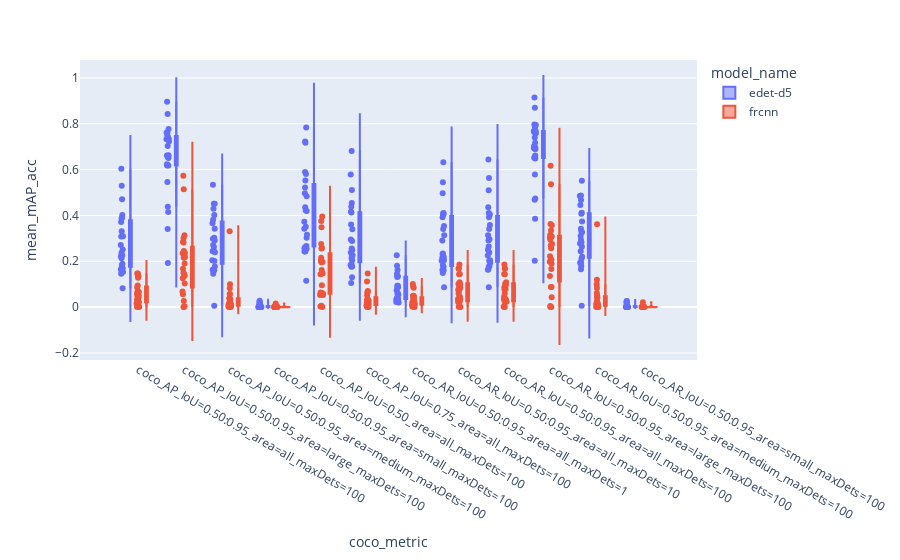

Source (notebook cell):
### Code cell
import plotly.express as px

fig = px.violin(df.loc[(df["resolution"] == '(1080, 1920)') & (df["timely"] == False)], y="mean_mAP_acc", x="coco_metric", color="model_name", box=True, points="all", hover_data=["model_name", "run_name", "mean_lat", "mean_mAP_acc"])
fig.show()

### Figure 1 — Plotly figure (JSON) as saved in the notebook; plotly's stock layout.template omitted (floating-point values rounded to 4 significant figures; data arrays with more than 128 entries replaced by an {"elided": "..."} marker saying what was removed)
{"data": [{"alignmentgroup": "True", "box": {"visible": true}, "customdata": {"elided": "288x4 mixed values"}, "hovertemplate": "model_name=%{customdata[0]}<br>coco_metric=%{x}<br>mean_mAP_acc=%{customdata[3]}<br>run_name=%{customdata[1]}<br>mean_lat=%{customdata[2]}<extra></extra>", "legendgroup": "edet-d5", "marker": {"color": "#636efa"}, "name": "edet-d5", "offsetgroup": "edet-d5", "orientation": "v", "points": "all", "scalegroup": "True", "showlegend": true, "type": "violin", "x": {"elided": "288 str values"}, "x0": " ", "xaxis": "x", "y": {"elided": "288 float values"}, "y0": " ", "yaxis": "y"}, {"alignmentgroup": "True", "box": {"visible": true}, "customdata": {"elided": "288x4 mixed values"}, "hovertemplate": "model_name=%{customdata[0]}<br>coco_metric=%{x}<br>mean_mAP_acc=%{customdata[3]}<br>run_name=%{customdata[1]}<br>mean_lat=%{customdata[2]}<extra></extra>", "legendgroup": "frcnn", "marker": {"color": "#EF553B"}, "name": "frcnn", "offsetgroup": "frcnn", "orientation": "v", "points": "all", "scalegroup": "True", "showlegend": true, "type": "violin", "x": {"elided": "288 str values"}, "x0": " ", "xaxis": "x", "y": {"elided": "288 float values"}, "y0": " ", "yaxis": "y"}], "layout": {"autosize": true, "legend": {"title": {"text": "model_name"}, "tracegroupgap": 0}, "margin": {"t": 60}, "violinmode": "group", "xaxis": {"anchor": "y", "autorange": true, "domain": [0, 1], "range": [-1.232, 12.17], "title": {"text": "coco_metric"}, "type": "category"}, "yaxis": {"anchor": "x", "autorange": true, "domain": [0, 1], "range": [-0.2308, 1.078], "title": {"text": "mean_mAP_acc"}, "type": "linear"}}}
